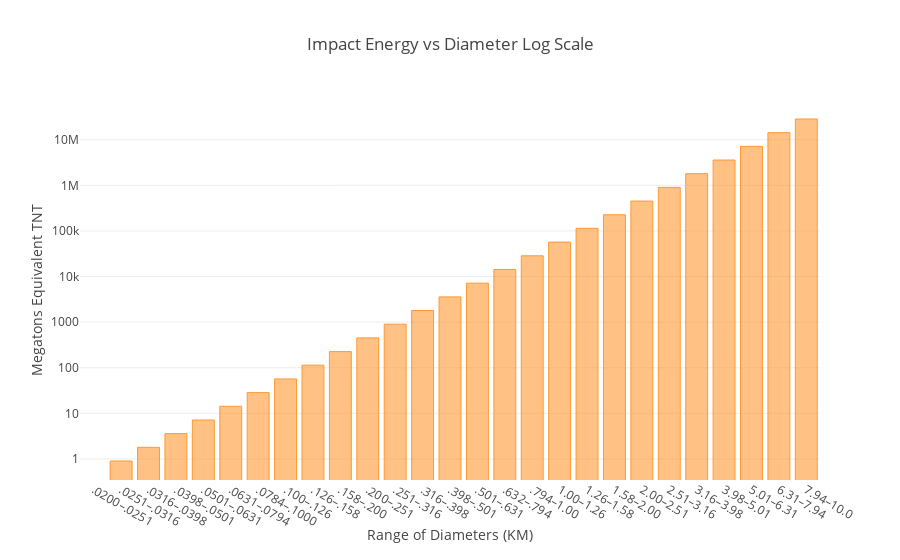

Here is the notebook cell this chart was saved with:
### Markdown cell above
Here's the same graph with a log scale on the y axis.

### Code cell
df.set_index('range_diameter')['impact_energy'].iplot(kind='bar',
                                                      layout=dict(yaxis=dict(type='log', title='Megatons Equivalent TNT'),
                                                                 xaxis=dict(title='Range of Diameters (KM)'),
                                                      title="Impact Energy vs Diameter Log Scale"))

### Figure 1 — Plotly figure (JSON) as saved in the notebook; plotly's stock layout.template omitted (floating-point values rounded to 4 significant figures)
{"data": [{"marker": {"color": "rgba(255, 153, 51, 0.6)", "line": {"color": "rgba(255, 153, 51, 1.0)", "width": 1}}, "name": "impact_energy", "orientation": "v", "text": "", "type": "bar", "uid": "c36cdd54-df0a-4364-862c-2777dc8c20fe", "x": [".0200–.0251", ".0251–.0316", ".0316–.0398", ".0398–.0501", ".0501–.0631", ".0631–.0794", ".0784–.1000", ".100–.126", ".126–.158", ".158–.200", ".200–.251", ".251–.316", ".316–.398", ".398–.501", ".501–.631", ".632–.794", ".794–1.00", "1.00–1.26", "1.26–1.58", "1.58–2.00", "2.00–2.51", "2.51–3.16", "3.16–3.98", "3.98–5.01", "5.01–6.31", "6.31–7.94", "7.94–10.0"], "y": ["4.523-01", "9.02e-01", "1.80e+00", "3.59e+00", "7.16e+00", "1.43e+01", "2.85e+01", "5.69e+01", "1.14e+02", "2.26e+02", "4.52e+02", "9.02e+02", "1.80e+03", "3.58e+03", "7.16e+03", "1.43e+04", "2.85e+04", "5.69e+04", "1.14e+05", "2.26e+05", "4.52e+05", "9.02e+05", "1.80e+06", "3.59e+06", "7.16e+06", "1.43e+07", "2.85e+07"]}], "layout": {"title": {"text": "Impact Energy vs Diameter Log Scale"}, "xaxis": {"title": {"text": "Range of Diameters (KM)"}}, "yaxis": {"title": {"text": "Megatons Equivalent TNT"}, "type": "log"}}}
